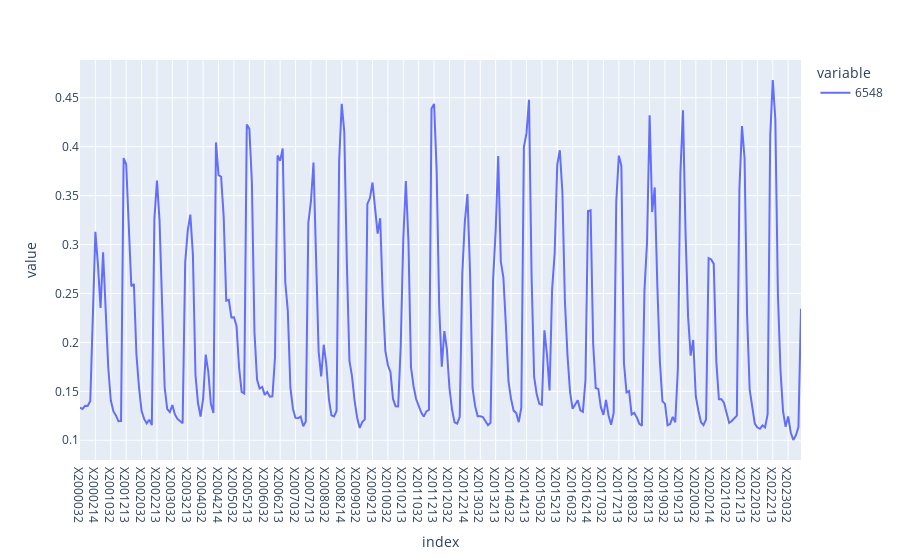

The notebook cell saved with this chart:
### Code cell
px.line(eviMean.sample().iloc[:,8:].transpose())

### Figure 1 — Plotly figure (JSON) as saved in the notebook; plotly's stock layout.template omitted (floating-point values rounded to 4 significant figures; data arrays with more than 128 entries replaced by an {"elided": "..."} marker saying what was removed)
{"data": [{"hovertemplate": "variable=6548<br>index=%{x}<br>value=%{y}<extra></extra>", "legendgroup": "6548", "line": {"color": "#636efa", "dash": "solid"}, "marker": {"symbol": "circle"}, "mode": "lines", "name": "6548", "orientation": "v", "showlegend": true, "type": "scatter", "x": {"elided": "282 str values"}, "xaxis": "x", "y": {"elided": "282 float values"}, "yaxis": "y"}], "layout": {"legend": {"title": {"text": "variable"}, "tracegroupgap": 0}, "margin": {"t": 60}, "xaxis": {"anchor": "y", "domain": [0, 1], "title": {"text": "index"}}, "yaxis": {"anchor": "x", "domain": [0, 1], "title": {"text": "value"}}}}
